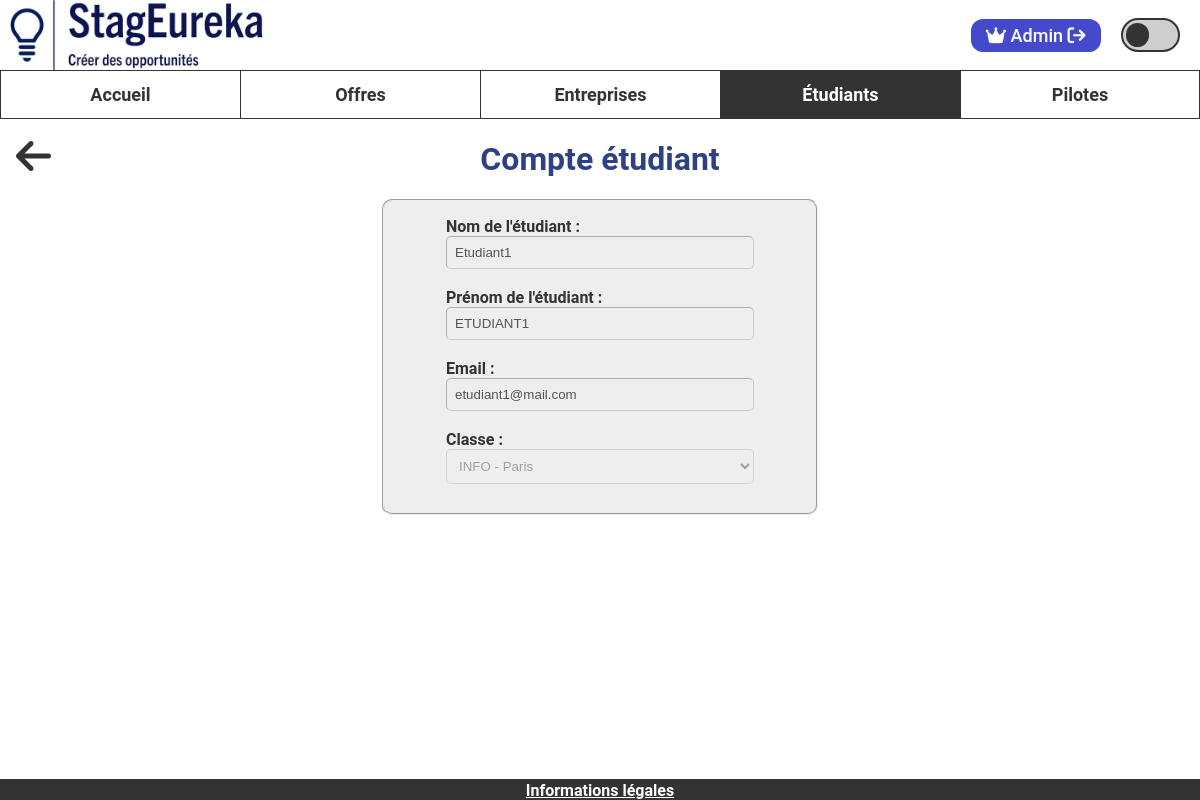
Before: /www/etudiant/lire/1 (signed in) with the older database file.
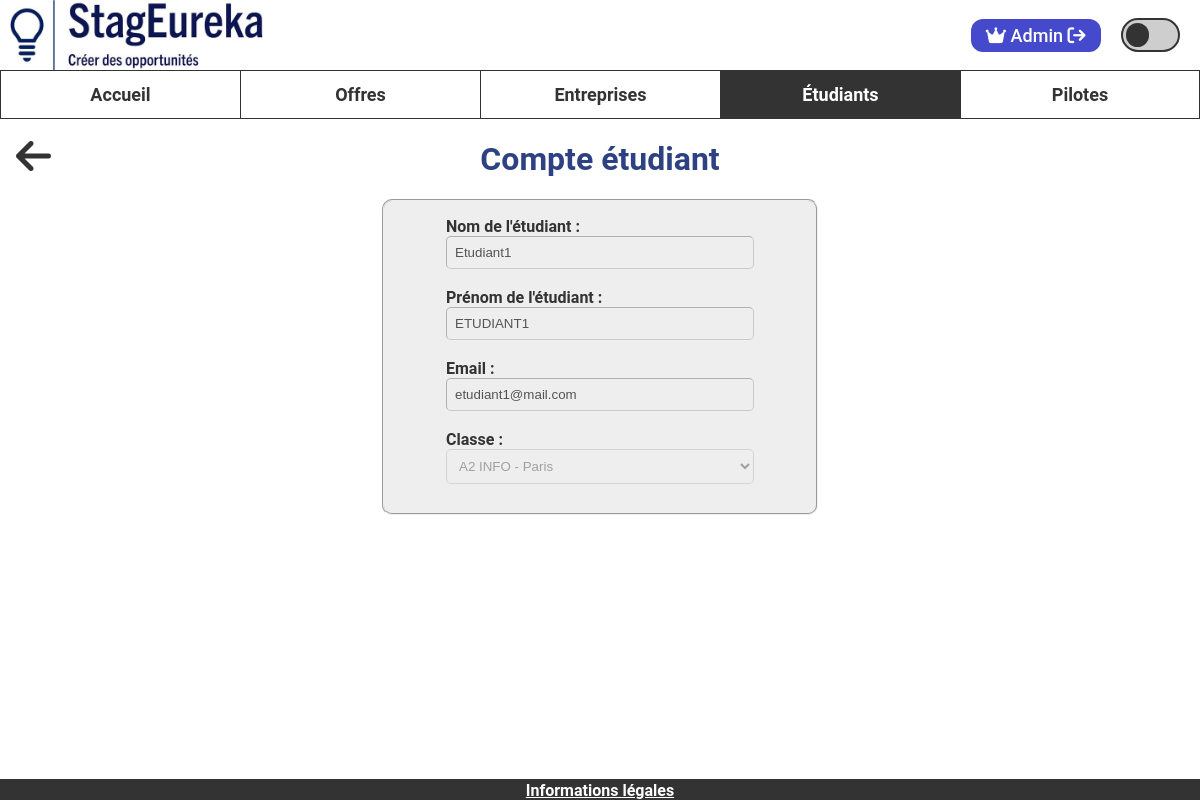
After: the same page with the newer database file.
### tables this page shows
CREATE TABLE Student(
   idStudent INT NOT NULL AUTO_INCREMENT,
   email VARCHAR(320) NOT NULL,
   name VARCHAR(50) NOT NULL,
   firstName VARCHAR(50) NOT NULL,
   password VARCHAR(255) NOT NULL,
   idClass INT NOT NULL,
   PRIMARY KEY(idStudent),
   FOREIGN KEY(idClass) REFERENCES Class(idClass)
);

CREATE TABLE Class(
   idClass INT NOT NULL AUTO_INCREMENT,
   className VARCHAR(50),
   yearClass INT NOT NULL,
   idCity INT NOT NULL,
   idPilot INT NOT NULL,
   PRIMARY KEY(idClass),
   FOREIGN KEY(idCity) REFERENCES City(idCity),
   FOREIGN KEY(idPilot) REFERENCES Pilot(idPilot)
);

### www/modele/etudiant_modele.php (called while the page is built, shortened)
<?php
require_once "modele/classe_modele.php";
class Etudiant {
    public function __construct(int $id, string $nom, string $prenom, string $email, string $hash_mdp, Classe $classe) {
        $this->nom = $nom;
        $this->prenom = $prenom;
        $this->email = $email;
        $this->classe = $classe;
    }
}
function getEtudiant(int $idEtudiant): ?etudiant {
    $pdo = connexionBDD();
    $requete = $pdo->prepare(
        "SELECT * FROM Student s
        INNER JOIN Class ON (s.idClass = Class.idClass)
        INNER JOIN City c ON (Class.idCity = c.idCity)
        WHERE idStudent = :id"
    );
    $requete->execute([
        ":id" => $idEtudiant
    ]);
    $reponseBdd = $requete->fetch(PDO::FETCH_ASSOC);
    $etudiant = new Etudiant(
        $reponseBdd["idStudent"],
        $reponseBdd["name"],
        $reponseBdd["firstName"],
        $reponseBdd["email"],
        $reponseBdd["password"],
        new Classe(
            $reponseBdd["idClass"],
            $reponseBdd["className"],
            $reponseBdd["yearClass"],
            $reponseBdd["cityName"],
            $reponseBdd["addressCode"],
            $reponseBdd["idPilot"]
        )
    );
    return $etudiant;
}

### www/modele/classe_modele.php (called while the page is built, shortened)
<?php
class Classe {
    public function __construct(int $id, string $nom, int $annee, string $ville, string $codePostal, int $idPilote) {
        $this->id = $id;
        $this->nom = $nom;
    }
}

### www/outils.php (called while the page is built, shortened)
<?php
function estConnecte(): bool {
    return isset($_SESSION["id"]);
}
function estAdmin(): bool {
    return isset($_SESSION["id"]) && isset($_SESSION["typeUtilisateur"]) && $_SESSION["typeUtilisateur"] == "ADMINISTRATEUR";
}
function estEtudiant(): bool {
    return isset($_SESSION["id"]) && isset($_SESSION["typeUtilisateur"]) && $_SESSION["typeUtilisateur"] == "ETUDIANT";
}

### www/vue/php/etudiant/lire_etudiant_vue.php (the view, shortened to what this page needs)
<?php
include_once "outils.php";
?>
<main class="main-lecture" id="main-lire-etudiant">
    <button name="fleche-retour" id="fleche-retour" value="fleche-retour" onclick="location.href='<?= ADRESSE_SITE ?>/etudiant/liste'"><i class="fa-solid fa-arrow-left fa-3x"></i></button>
    <div class="conteneur-modification-etudiant">
        <h1 class="modification-etudiant">Compte étudiant</h1>
        <fieldset class="rectangle-gris">
            <div class="ligne">
                <div class="colonne">
                    <div class="nom-pilote">
                        <label for="nom-etudiant">Nom de l'étudiant :</label><br>
                        <input class="case-standard case-nom-etudiant" type="text" name="nom" id="nom-etudiant" value="<?= $etudiant->nom ?>" disabled><br><br>
                    </div>
                    <div class="prenom-etudiant">
                        <label for="prenom-etudiant">Prénom de l'étudiant :</label><br>
                        <input class="case-standard case-prenom-etudiant" type="text" name="prenom" id="prenom-etudiant" value="<?= $etudiant->prenom ?>" disabled><br><br>
                    </div>
                </div>
                <div class="colonne">
                    <div class="email-etudiant">
                        <label for="email-etudiant">Email :</label><br>
                        <input class="case-standard case-email-etudiant" type="text" name="email" id="email-etudiant" value="<?= $etudiant->email ?>" disabled><br><br>
                    </div>
                    <div class="classe-etudiant">
                        <label for="classe-etudiant">Classe :</label><br>
                        <select class="case-standard" name="idClasse" id="classe-etudiant" disabled>
                            <option value="<?= $etudiant->classe->id ?>"><?= $etudiant->classe->nom . " - " . $etudiant->classe->ville ?></option>
                        </select><br><br>
                    </div>
                </div>
            </div>
        </fieldset>
    </div>
</main>
<?php
$contenu = ob_get_clean();
include "vue/php/mise_en_page_vue.php";
?>

### www/index.php (shortened to what this page needs)
<?php
require_once "outils.php";
routageGlobal();
function routageGlobal(): void {
    if (isset($_GET) && isset($_GET["url"])) {
        $url = $_GET['url'];
        $urlParts = explode('/', $url);
        $controleur = $urlParts[0];
        $params = array_slice($urlParts, 1);
        switch ($controleur) {
            case "etudiant":
                if (estConnecte()) {
                    if (!estEtudiant()) {
                        include_once "controleur/etudiant.php";
                    } else {
                        redirectionErreur(401, "Vous-devez-être-un-pilote-ou-un-administrateur-pour-accéder-à-cette-page");
                    }
                } else {
                    redirectionErreur(401, "Vous-devez-être-connecté-pour-accéder-à-cette-page");
                }
                break;
        }
    } else {
        redirectionAccueil();
    }
}

### www/controleur/etudiant.php (shortened to what this page needs)
<?php
require_once "outils.php";
require_once "modele/etudiant_modele.php";
$action = $params[0];
switch ($action) {
    case "lire":
        afficherLectureEtudiant($params);
        break;
}
function afficherLectureEtudiant(array $params) {
    $idEtudiant = intval($params[1]);
    $etudiant = getEtudiant($idEtudiant);
    require_once "vue/php/etudiant/lire_etudiant_vue.php";
}

### www/vue/php/mise_en_page_vue.php (shortened to what this page needs)
<!DOCTYPE html>
<html lang="fr">
<head>
    <link rel="stylesheet" href="<?= ADRESSE_SITE ?>/vue/css/style.css">
</head>
<body>
    <header>
        <div id="header-div">
            <div id="header-logo-div">
                <a href="<?= ADRESSE_SITE ?>/accueil">
                    <img src="<?= ADRESSE_SITE ?>/vue/ressources/images/logo_complet_clair_compresse.jpg" alt="Logo StagEureka" class="logo" id="logo-light" hidden>
                </a>
            </div>
            <div id="header-button-div">
                <?php if (isset($_SESSION["prenom"])) { ?>
                    <a class="header-button" href="<?= ADRESSE_SITE ?>/deconnexion" title="Déconnexion">
                        <?php if (estAdmin()) { ?>
                            <i class="fa-solid fa-crown"></i>
                        <?php } else if (estPilote()) { ?>
                            <i class="fa-solid fa-person-chalkboard"></i>
                        <?php } else if (estEtudiant()) { ?>
                            <i class="fa-solid fa-graduation-cap"></i>
                        <?php } ?>
                        <?= $_SESSION["prenom"] ?>
                        <i class="fa-solid fa-arrow-right-from-bracket"></i>
                    </a>
                <?php } else { ?>
                    <a class="header-button" href="<?= ADRESSE_SITE ?>/connexion" title="Connexion">Connexion</a>
                <?php } ?>
                <div id="div-switch">
                    <div class="switch">
                        <label class="slider" for="checkbox-theme"></label>
                        <div class="slider-carte">
                        </div>
                    </div>
                </div>
            </div>
        </div>
        <div>
            <nav>
                <ul>
                    <li id="nav-accueil" onclick="location.href='<?= ADRESSE_SITE ?>/accueil'">
                        <a href="<?= ADRESSE_SITE ?>/accueil">Accueil</a>
                    </li>
                    <li id="nav-offres" onclick="location.href='<?= ADRESSE_SITE ?>/offre'">
                        <a href="<?= ADRESSE_SITE ?>/offre">Offres</a>
                    </li>
                    <li id="nav-entreprises" onclick="location.href='<?= ADRESSE_SITE ?>/entreprise'">
                        <a href="<?= ADRESSE_SITE ?>/entreprise">Entreprises</a>
                    </li>
                    <li id="nav-etudiants" onclick="location.href='<?= ADRESSE_SITE ?>/etudiant'">
                        <a href="<?= ADRESSE_SITE ?>/etudiant">Étudiants</a>
                    </li>
                    <li id="nav-pilotes" onclick="location.href='<?= ADRESSE_SITE ?>/pilote'">
                        <a href="<?= ADRESSE_SITE ?>/pilote">Pilotes</a>
                    </li>
                </ul>
            </nav>
        </div>
    </header>
    <?= $contenu ?>
    <footer>
        <a href="<?= ADRESSE_SITE ?>/legal">Informations légales</a>
    </footer>
</body>
</html>

### www/vue/css/style.css (style rules this page uses)
:root { --primary-color: #333333; --secondary-color: #cecece; --accent-color-1: #2e4283; --accent-color-2: #454acc; --alternate-color: #ffffff; --background-color: #ffffff; --background-color-2: #eeeeee; }
body { margin: 0; padding: 0; background-color: var(--background-color); color: var(--primary-color); overflow: hidden; }
body, textarea { font-family: 'Roboto', sans-serif; }
header { overflow: hidden; }
#header-div { width: 100vw; display: flex; align-content: center; justify-content: space-between; flex-wrap: wrap; flex-direction: row; }
#header-logo-div { height: 70px; padding-left: 10px; }
img.logo { overflow: hidden; height: 100%; }
#header-button-div { display: flex; align-content: center; align-items: center; flex-wrap: wrap; justify-content: flex-end; padding-right: 20px; }
.header-button { color: #ffffff; background-color: var(--accent-color-2); border-radius: 12px; border: none; padding: 6px 15px; box-sizing: content-box; font-weight: 500; font-size: large; text-decoration: none; }
#div-switch { display: flex; height: 100%; align-items: center; }
.switch { --circle-dim: 1.4em; font-size: 17px; position: relative; display: inline-block; width: 3.5em; height: 2em; }
.slider { position: absolute; cursor: pointer; top: 0; left: 0; right: 0; bottom: 0; background-color: var(--secondary-color); border: 2px solid var(--primary-color); transition: .4s; border-radius: 30px; }
.slider-carte { position: absolute; content: ""; height: var(--circle-dim); width: var(--circle-dim); border-radius: 20px; left: 0.3em; bottom: 0.3em; transition: 0.4s; pointer-events: none; }
main { position: absolute; overflow-y: auto; top: 118.59px; bottom: 20px; left: 0px; right: 0px; }
nav { width: 100%; }
nav ul { list-style-type: none; margin: 0; padding: 0; background-color: var(--primary-color); }
nav li { width: 20vw; text-align: center; float: left; padding: 0.8em 0; margin: 0; box-sizing: border-box; border: 1px solid var(--primary-color); background-color: var(--background-color); cursor: pointer; }
nav li:not(:last-child) { border-right: none; }
nav a { color: inherit; font-weight: 700; font-size: large; text-decoration: none; }
footer { position: absolute; bottom: 0; background-color: var(--primary-color); width: 100vw; padding-top: 2px; text-align: center; }
footer a { margin: 6px 0; color: var(--background-color); font-size: medium; font-weight: 600; }
#fleche-retour { background-color: unset; border: none; position: absolute; left: 10px; top: 16px; z-index: 99; color: var(--primary-color); cursor: pointer; }
.case-standard { width: 290px; border-radius: 5px; border-width: 0.5px; padding: 8px; }
select.case-standard { box-sizing: content-box; }
.rectangle-gris { border-radius: 10px; background-color: var(--background-color-2); }
.colonne { display: grid; justify-content: center; align-items: center; margin: 10px 50px; margin-bottom: auto; }
.ligne { display: flex; flex-direction: row; justify-content: center; align-items: center; }
.rectangle-gris label, .rectangle-gris h3 { margin-top: 0; margin-bottom: 5px; font-size: 16px; font-weight: bold; }
.conteneur-modification-etudiant { display: flex; flex-direction: column; align-items: center; }
.conteneur-modification-etudiant h1 { color: var(--accent-color-1); }
@media (max-width: 1320px) { .conteneur-modification-etudiant .ligne { flex-direction: column; } }
@media (max-width: 1320px) { .conteneur-modification-etudiant .colonne:not(:first-child) { margin-top: 0; } }

Changed rows visible on the page:
changed student "Etudiant1": idClasse "INFO - Paris" → "A2 INFO - Paris"
